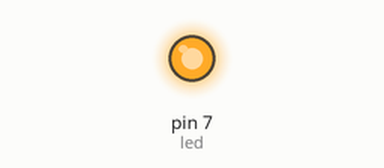
The sketch below on a simulated Arduino Uno, built with avr-gcc and run on an emulated ATmega328P. Shown: output pins drawn as LEDs (lit = HIGH).

Above: at 0.2 s.
At 16.7 s:
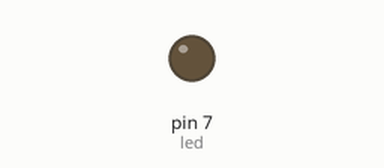
Timing chart, 0 to 17.6 s (numbered marks = the images above):
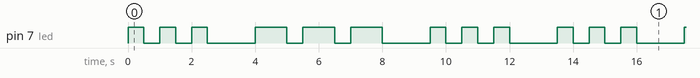

The sketch:

sketch_aula02_ex3.ino
```cpp
int led = 7;
int x = 0;

void setup() {
  pinMode(led, OUTPUT);
}

void loop() {
  for(x=0; x < 3; x++){//Letra S
digitalWrite(led, HIGH);
delay(500);
digitalWrite(led, LOW);
delay(500);
}

delay(1000);

  for(x=0; x < 3; x++){ //Letra O
digitalWrite(led, HIGH);
delay(1000);
digitalWrite(led, LOW);
delay(500);
}

delay(1000);

  for(x=0; x < 3; x++){ //Letra S
digitalWrite(led, HIGH);
delay(500);
digitalWrite(led, LOW);
delay(500);
}
delay(1000);
}
```

Measured:
- by itself, pin 7 (led): repeats every 13.5 s: 2 × (LOW 0.50 s, HIGH 0.50 s), LOW 1.5 s, 2 × (HIGH 1.0 s, LOW 0.50 s), HIGH 1.0 s, LOW 1.5 s, 2 × (HIGH 0.50 s, LOW 0.50 s), HIGH 0.50 s, LOW 1.5 s, HIGH 0.50 s
- by itself, everything shown: repeats every 13.5 s, in 18 steps
